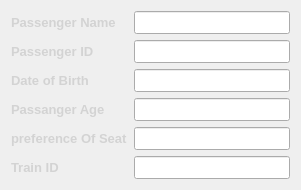
  <widget class="QWidget" name="formLayoutWidget">
   <property name="geometry">
    <rect>
     <x>130</x>
     <y>130</y>
     <width>301</width>
     <height>171</height>
    </rect>
   </property>
   <layout class="QFormLayout" name="formLayout">
    <item row="0" column="0">
     <widget class="QLabel" name="passengerNameLabel">
      <property name="font">
       <font>
        <pointsize>10</pointsize>
        <bold>true</bold>
       </font>
      </property>
      <property name="styleSheet">
       <string notr="true">color:rgb(211, 211, 211)</string>
      </property>
      <property name="text">
       <string>Passenger Name</string>
      </property>
     </widget>
    </item>
    <item row="0" column="1">
     <widget class="QLineEdit" name="name">
      <property name="font">
       <font>
        <pointsize>10</pointsize>
       </font>
      </property>
      <property name="readOnly">
       <bool>true</bool>
      </property>
     </widget>
    </item>
    <item row="1" column="0">
     <widget class="QLabel" name="passengerIDLabel">
      <property name="font">
       <font>
        <pointsize>10</pointsize>
        <bold>true</bold>
       </font>
      </property>
      <property name="styleSheet">
       <string notr="true">color:rgb(211, 211, 211)</string>
      </property>
      <property name="text">
       <string>Passenger ID</string>
      </property>
     </widget>
    </item>
    <item row="1" column="1">
     <widget class="QLineEdit" name="id">
      <property name="font">
       <font>
        <pointsize>10</pointsize>
       </font>
      </property>
      <property name="readOnly">
       <bool>true</bool>
      </property>
     </widget>
    </item>
    <item row="2" column="0">
     <widget class="QLabel" name="hisHerDateOfBirthLabel">
      <property name="font">
       <font>
        <pointsize>10</pointsize>
        <bold>true</bold>
       </font>
      </property>
      <property name="styleSheet">
       <string notr="true">color:rgb(211, 211, 211)</string>
      </property>
      <property name="text">
       <string>Date of Birth</string>
      </property>
     </widget>
    </item>
    <item row="3" column="0">
     <widget class="QLabel" name="passangerAgeLabel">
      <property name="font">
       <font>
        <pointsize>10</pointsize>
        <bold>true</bold>
       </font>
      </property>
      <property name="styleSheet">
       <string notr="true">color:rgb(211, 211, 211)</string>
      </property>
      <property name="text">
       <string>Passanger Age</string>
      </property>
     </widget>
    </item>
    <item row="3" column="1">
     <widget class="QLineEdit" name="age">
      <property name="font">
       <font>
        <pointsize>10</pointsize>
       </font>
      </property>
      <property name="readOnly">
       <bool>true</bool>
      </property>
     </widget>
    </item>
    <item row="4" column="0">
     <widget class="QLabel" name="preferenceOfSeatLabel">
      <property name="font">
       <font>
        <pointsize>10</pointsize>
        <bold>true</bold>
       </font>
      </property>
      <property name="styleSheet">
       <string notr="true">color:rgb(211, 211, 211)</string>
      </property>
      <property name="text">
       <string>preference Of Seat</string>
      </property>
     </widget>
    </item>
    <item row="4" column="1">
     <widget class="QLineEdit" name="seat">
      <property name="font">
       <font>
        <pointsize>10</pointsize>
       </font>
      </property>
      <property name="readOnly">
       <bool>true</bool>
      </property>
     </widget>
    </item>
    <item row="2" column="1">
     <widget class="QLineEdit" name="birth">
      <property name="font">
       <font>
        <pointsize>10</pointsize>
       </font>
      </property>
      <property name="readOnly">
       <bool>true</bool>
      </property>
     </widget>
    </item>
    <item row="5" column="0">
     <widget class="QLabel" name="trainIDLabel">
      <property name="font">
       <font>
        <pointsize>10</pointsize>
        <bold>true</bold>
       </font>
      </property>
      <property name="styleSheet">
       <string notr="true">color:rgb(211, 211, 211)</string>
      </property>
      <property name="text">
       <string>Train ID</string>
      </property>
     </widget>
    </item>
    <item row="5" column="1">
     <widget class="QLineEdit" name="trainid">
      <property name="font">
       <font>
        <pointsize>10</pointsize>
       </font>
      </property>
      <property name="readOnly">
       <bool>true</bool>
      </property>
     </widget>
    </item>
   </layout>
  </widget>
